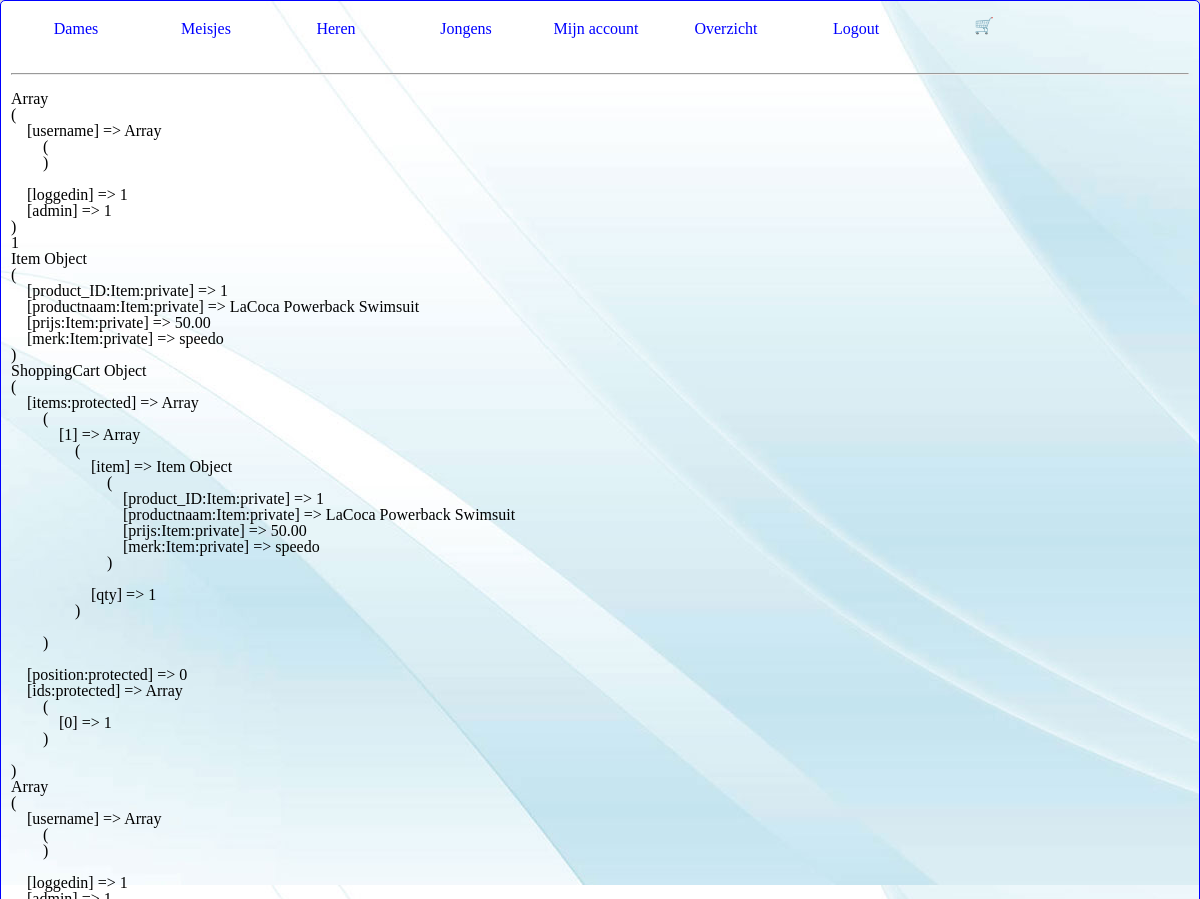
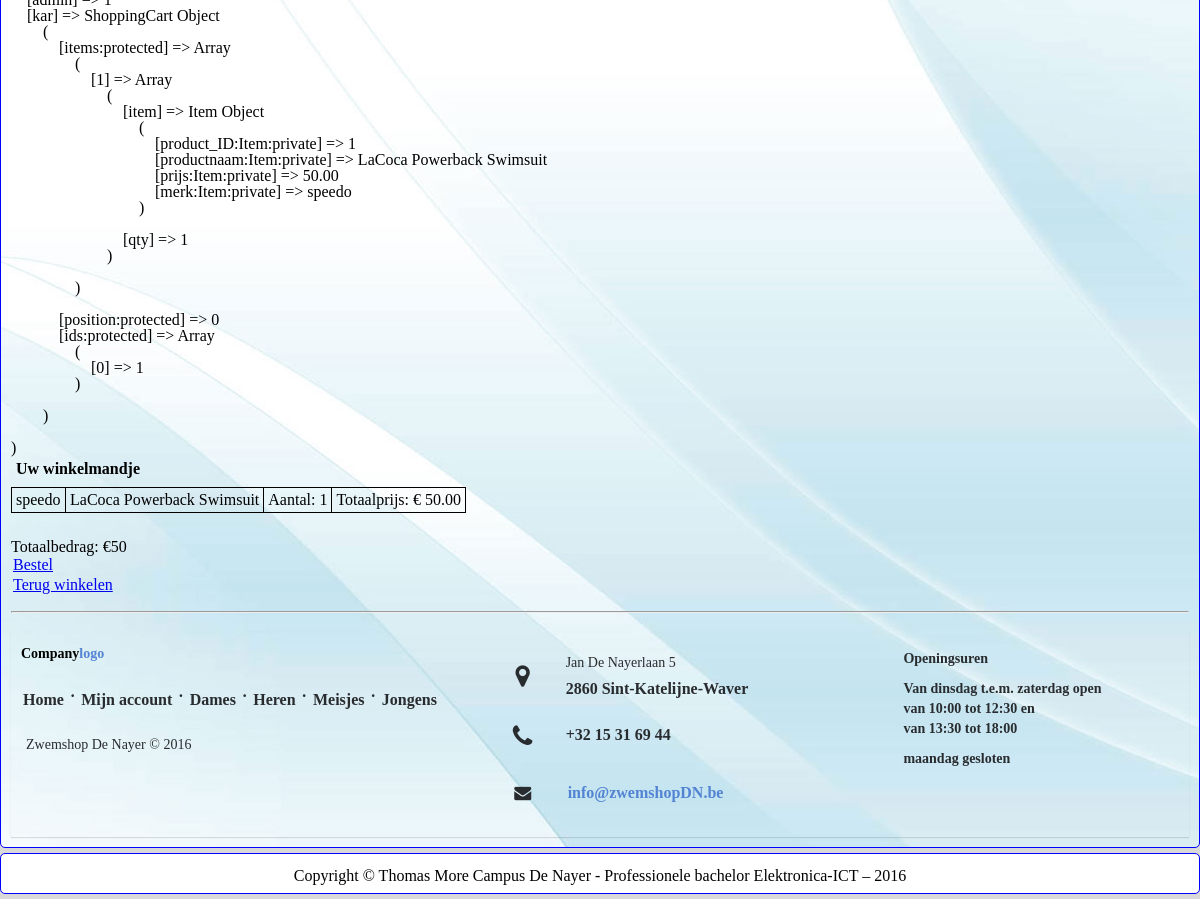
The app's page /Winkelmand.php?ID=1 (signed in) with its own data (2 pictures, top to bottom).
### tables this page shows
CREATE TABLE if not exists Product 
( 
	product_ID BIGINT(8) unsigned NOT NULL AUTO_INCREMENT,
	productnaam VARCHAR(45) NOT NULL,
	productbeschrijving VARCHAR(500) NOT NULL,
	merk VARCHAR(45) NOT NULL,
	soort VARCHAR(45)NOT NULL, 
	categorie VARCHAR(45)NOT NULL, 
	prijs DECIMAL(10,2) NOT NULL,
	afbeelding VARCHAR(250) NOT NULL,
	PRIMARY KEY (product_ID)
);

### ShoppingCart.php (called while the page is built, shortened)
<?php
class ShoppingCart implements Iterator, Countable {
	protected $items = array();
    function __construct() {
		$this->items = array();
    }
	public function isEmpty() {
		return (empty($this->items));
	}
	public function addItem(Item $item) {
		$id = $item->getId();
		if (isset($this->items[$id])) {
			$this->updateItem($item, $this->items[$item]['qty'] + 1);
		} else {
			$this->items[$id] = array('item' => $item, 'qty' => 1);
		}
	}
	public function count() {
		return count($this->items);
	}
}

### Item.php (called while the page is built, shortened)
<?php
class Item {
	private $productnaam;
	private $prijs;
    private $merk;
	public function __construct($product_ID, $productnaam, $prijs, $merk)
    {
		$this->productnaam = $productnaam;
		$this->prijs = $prijs;
        $this->merk = $merk;
	}
	public function getNaam()
	{
		return $this->productnaam;
	}
	public function getPrijs()
	{
		return $this->prijs;
	}
	public function getMerk()
	{
		return $this->merk;
	}
}

### Winkelmand.php (the view, shortened to what this page needs)
<!doctype html>
<html>
<head>
    <link href="css/reset.css" rel="stylesheet"/>
    <link href="css/algemeen.css" rel="stylesheet"/>
    <link href="css/project.css" rel="stylesheet"/>
    <link href="css/menu.css" rel="stylesheet"/>
	<link rel="stylesheet" href="http://maxcdn.bootstrapcdn.com/font-awesome/4.2.0/css/font-awesome.min.css">
</head>
<body>
<div id="content">
    <div id="spacer">
        <?php
		require_once('Item.php');
		require_once('ShoppingCart.php');
        if(isset($_SESSION['loggedin']))
        {
            include("menu_logout.php");
        }
        else
            include("menu.php");
        ?>
    </div>
    <hr>
	<?php
	if(isset($_SESSION['loggedin']))
	{
		include 'dbconnect.php';
		$query = "SELECT * FROM product WHERE product_ID =". $_GET["ID"] . "";
		$result = mysqli_query($link,$query) or die(mysqli_error());
		echo "<pre>";
print_r($_SESSION); echo "</pre>";
	try {
        $cart = new ShoppingCart();
        $aantal = count($cart)+1;
		echo $aantal;
       while($row = $result->fetch_assoc())
        {
            $prod = new Item($row['product_ID'], $row['productnaam'], $row['prijs'], $row['merk']);
			echo "<pre>";print_r($prod);echo("</pre>");
            $cart->addItem($prod);
			echo "<pre>";print_r($cart);echo("</pre>");
		}
         echo "<pre>";print_r($_SESSION);echo("</pre>");
        echo "<h2>Uw winkelmandje</h2>";
        if (!$cart->isEmpty())
        {
            $totaalbedrag=0;
            foreach ($cart as $array)
            {
                $item = $array['item'];
                printf('<table><td>%s</td> <td>%s</td><td>Aantal: %d</td><td> Totaalprijs: &#8364; %0.2f </td></table>',$item->getMerk(), $item->getNaam(), $array['qty'],(($array['qty'])*($item->getPrijs())));
                $totaalbedrag = $totaalbedrag+(($array['qty'])*($item->getPrijs()));
            }
            echo "<br/>Totaalbedrag: &#8364;".$totaalbedrag;
            echo" <br/><a href=\"Bestel.php\">Bestel</a> ";
        }
        else
        {
            echo"<br/>Er zit voorlopig niets in je winkelmandje<br/>";
        }
        } catch (Exception $e)
    {
    }
       echo" <br/><a href=\"index.php\">Terug winkelen</a>";
	}
	else
	{
		echo "Alvorens dat je het winkelmandje kan bekijken moet ingelogd zijn. Gelieve je dus in te loggen<br/><br/><a href=\"mijnaccount.php\"><br/>";
		echo  "<a href=\"mijnaccount.php\">Inloggen</a>";
	}
	?>
<hr>
    <div class="footer-distributed">
        <?php include "info.php" ?>
    </div>
	</div>
<div>
<footer>
    <div id="voeter">
        <?php include("footer.php") ?>
    </div>
</footer>
</body>
</html>

### css/algemeen.css (style rules this page uses)
body, h1, h2, div, p { font-family: verdana; }
h1,h2 { font-weight: bold; margin: 5px 5px 5px 5px; }

### css/project.css (style rules this page uses)
body { margin:0px auto 0px auto; padding:0px; background-color: #D9D9D9; min-width:850px; max-width:1500px; }
hr { display: absolute; margin-top: 1em; margin-bottom: 1em; margin-left: auto; margin-right: auto; border: 1px solid light gray; clear:both; }
table { margin-top: 10px; margin-bottom: 10px; min-width: 250px; max-width: 1000px; border-collapse: collapse; }
table td,th { border: 1px solid black; text-align:left; padding: 4px; min-width:45px; max-width:450px; min-height:25px; max-height:150px; vertical-align:middle; }
#spacer { padding-bottom:10px; }
#content { padding: 10px 10px 10px 10px; background-image: url("..//images/blauw.png"); border: 1px solid blue; -webkit-border-radius: 5px; -moz-border-radius: 5px; border-radius:5px; margin-bottom:5px; }
a { display: inline-block; border-radius: 2px; padding: 2px; }
footer { text-align:center; padding-top:5px; margin-top:2px; margin-bottom: 5px; background-color:white; border: 1px solid blue; -webkit-border-radius: 5px; -moz-border-radius: 5px; border-radius: 5px; clear:both; }
.footer-distributed { -background-color: #292c2f; box-shadow: 0 1px 1px 0 rgba(0, 0, 0, 0.12); box-sizing: border-box; width: 100%; text-align: left; font: bold 16px sans-serif; padding: 15px 10px; }

### records on screen
product: value "Item Object ( [product_ID:Item:private] => 1 [productnaam:Item:private] => LaCoca Powerback Swimsuit [prijs:Item:private] => 50.00 [merk:Item:private] => speedo ) ShoppingCart Object ( [items:protected] => Array ( [1] => Array ( [item] => Item Object ( [product_ID:Item:private] => 1 [productnaam:Item:private] => LaCoca Powerback Swimsuit [prijs:Item:private] => 50.00 [merk:Item:private] => speedo ) [qty] => 1 ) ) [position:protected] => 0 [ids:protected] => Array ( [0] => 1 ) )", merk "speedo", productnaam "LaCoca Powerback Swimsuit", qty "1", ($array['qty'])*($item->getPrijs()) "50.00"

### other values on screen
$aantal "1"
$totaalbedrag "50"
